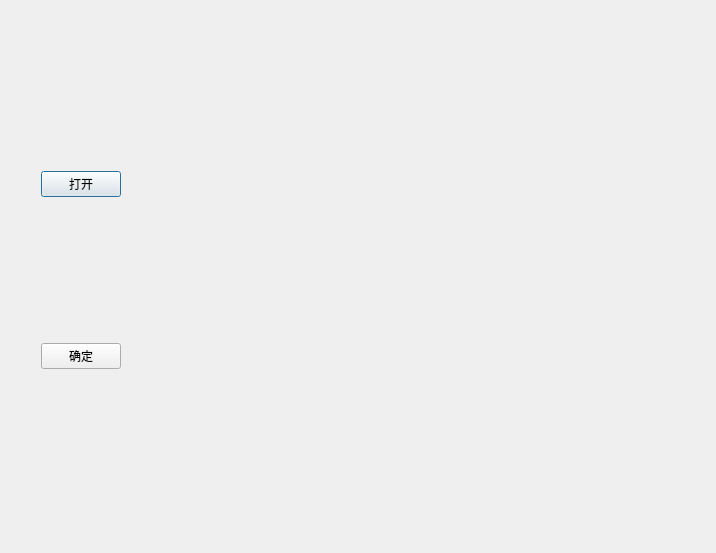
<?xml version="1.0" encoding="UTF-8"?>
<ui version="4.0">
 <class>Open2</class>
 <widget class="QDialog" name="Open2">
  <property name="geometry">
   <rect>
    <x>0</x>
    <y>0</y>
    <width>716</width>
    <height>553</height>
   </rect>
  </property>
  <property name="windowTitle">
   <string>Open2</string>
  </property>
  <widget class="QWidget" name="layoutWidget">
   <property name="geometry">
    <rect>
     <x>30</x>
     <y>20</y>
     <width>551</width>
     <height>501</height>
    </rect>
   </property>
   <layout class="QHBoxLayout" name="horizontalLayout">
    <item>
     <layout class="QVBoxLayout" name="verticalLayout">
      <item>
       <widget class="QPushButton" name="pushButton">
        <property name="maximumSize">
         <size>
          <width>90</width>
          <height>16777215</height>
         </size>
        </property>
        <property name="text">
         <string>打开</string>
        </property>
       </widget>
      </item>
      <item>
       <widget class="QPushButton" name="pushButton_2">
        <property name="maximumSize">
         <size>
          <width>90</width>
          <height>16777215</height>
         </size>
        </property>
        <property name="text">
         <string>确定</string>
        </property>
       </widget>
      </item>
     </layout>
    </item>
    <item>
     <widget class="QLabel" name="label">
      <property name="sizePolicy">
       <sizepolicy hsizetype="Expanding" vsizetype="Preferred">
        <horstretch>0</horstretch>
        <verstretch>0</verstretch>
       </sizepolicy>
      </property>
      <property name="minimumSize">
       <size>
        <width>300</width>
        <height>200</height>
       </size>
      </property>
      <property name="text">
       <string/>
      </property>
      <property name="scaledContents">
       <bool>true</bool>
      </property>
      <property name="alignment">
       <set>Qt::AlignCenter</set>
      </property>
     </widget>
    </item>
   </layout>
  </widget>
 </widget>
 <layoutdefault spacing="6" margin="11"/>
 <resources/>
 <connections>
  <connection>
   <sender>pushButton</sender>
   <signal>clicked()</signal>
   <receiver>Open2</receiver>
   <slot>on_open()</slot>
   <hints>
    <hint type="sourcelabel">
     <x>62</x>
     <y>175</y>
    </hint>
    <hint type="destinationlabel">
     <x>305</x>
     <y>-7</y>
    </hint>
   </hints>
  </connection>
  <connection>
   <sender>pushButton_2</sender>
   <signal>clicked()</signal>
   <receiver>Open2</receiver>
   <slot>on_send()</slot>
   <hints>
    <hint type="sourcelabel">
     <x>58</x>
     <y>363</y>
    </hint>
    <hint type="destinationlabel">
     <x>426</x>
     <y>-7</y>
    </hint>
   </hints>
  </connection>
 </connections>
 <slots>
  <slot>on_open()</slot>
  <slot>on_send()</slot>
 </slots>
</ui>
